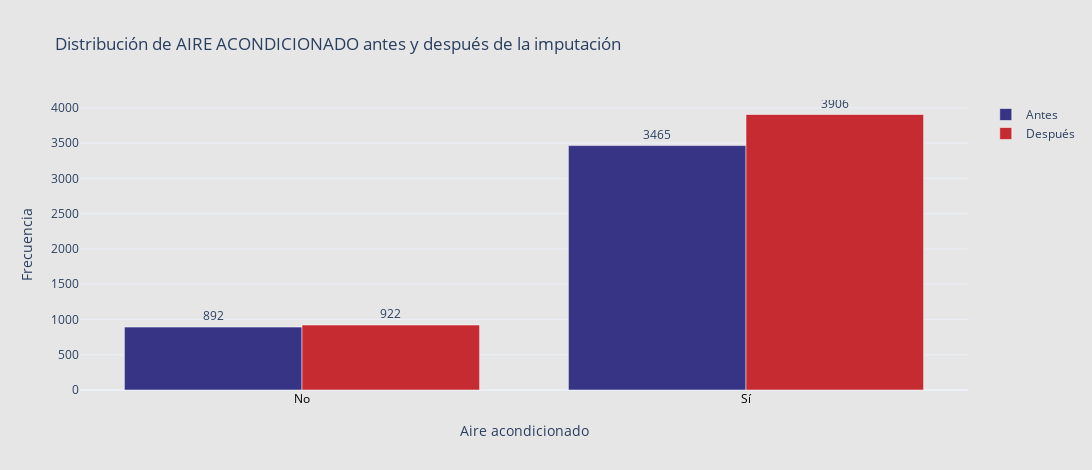

Notebook code for this chart:
### Code cell
# Conteo antes y después
antes_ac = df_antes['aire_acondicionado'].value_counts().sort_index()
despues_ac = df_bmw['aire_acondicionado'].value_counts().sort_index()

# Diccionario para etiquetas personalizadas
etiquetas = {False: 'No', True: 'Sí'}

# Etiquetas del eje X ordenadas como en 'antes_ac'
x_labels = [etiquetas.get(i, str(i)) for i in antes_ac.index]

# Asegurar que los valores de después están en el mismo orden
despues_vals = despues_ac.reindex(antes_ac.index, fill_value=0).values

fig = go.Figure()

# Antes
fig.add_trace(go.Bar(
    x=x_labels,
    y=antes_ac.values,
    name='Antes',
    marker_color='#373485',
    text=antes_ac.values,
    textposition='outside',
    opacity=1
))

# Después
fig.add_trace(go.Bar(
    x=x_labels,
    y=despues_vals,
    name='Después',
    marker_color='#c52b30',
    text=despues_vals,
    textposition='outside',
    opacity=1
))

fig.update_layout(
    title="Distribución de AIRE ACONDICIONADO antes y después de la imputación",
    xaxis_title="Aire acondicionado",
    yaxis_title="Frecuencia",
    barmode='group',
    template='plotly_white',
    width=1200,
    height=470,
    plot_bgcolor='#e6e6e7',
    paper_bgcolor='#e6e6e7',
    xaxis=dict(
        tickfont=dict(color='black'),
        title_standoff=20
    )
)

fig.show()

### Figure 1 — Plotly figure (JSON) as saved in the notebook; plotly's stock layout.template omitted (floating-point values rounded to 4 significant figures)
{"data": [{"marker": {"color": "#373485"}, "name": "Antes", "opacity": 1, "text": [892.0, 3465.0], "textposition": "outside", "type": "bar", "x": ["No", "Sí"], "y": [892, 3465]}, {"marker": {"color": "#c52b30"}, "name": "Después", "opacity": 1, "text": [922.0, 3906.0], "textposition": "outside", "type": "bar", "x": ["No", "Sí"], "y": [922, 3906]}], "layout": {"barmode": "group", "height": 470, "paper_bgcolor": "#e6e6e7", "plot_bgcolor": "#e6e6e7", "title": {"text": "Distribución de AIRE ACONDICIONADO antes y después de la imputación"}, "width": 1200, "xaxis": {"tickfont": {"color": "black"}, "title": {"standoff": 20, "text": "Aire acondicionado"}}, "yaxis": {"title": {"text": "Frecuencia"}}}}
